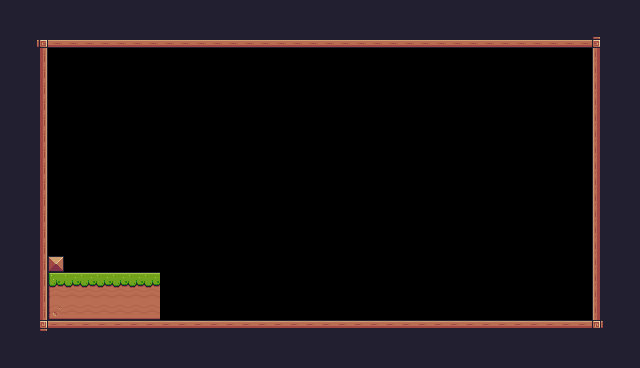

Tiled map render using the project's own tile images. Description and the whole map definition, tile-layer contents included, below:
An orthogonal 40x23 tile map with 16x16 px tiles, 1 tile layer (Background) and 1 object (Player).

<map version="1.10" tiledversion="1.11.0" orientation="orthogonal" renderorder="right-down" width="40" height="23" tilewidth="16" tileheight="16" infinite="0" nextlayerid="3" nextobjectid="5">
 <tileset firstgid="1" source="Buster Killer.tsx" />
 <layer id="1" name="Background" width="40" height="23">
  <data encoding="csv">
24,24,24,24,24,24,24,24,24,24,24,24,24,24,24,24,24,24,24,24,24,24,24,24,24,24,24,24,24,24,24,24,24,24,24,24,24,24,24,24,
24,24,24,24,24,24,24,24,24,24,24,24,24,24,24,24,24,24,24,24,24,24,24,24,24,24,24,24,24,24,24,24,24,24,24,24,24,24,24,24,
24,24,92,134,134,134,134,134,134,134,134,134,134,134,134,134,134,134,134,134,134,134,134,134,134,134,134,134,134,134,134,134,134,134,134,134,134,93,24,24,
24,24,113,0,0,0,0,0,0,0,0,0,0,0,0,0,0,0,0,0,0,0,0,0,0,0,0,0,0,0,0,0,0,0,0,0,0,111,24,24,
24,24,113,0,0,0,0,0,0,0,0,0,0,0,0,0,0,0,0,0,0,0,0,0,0,0,0,0,0,0,0,0,0,0,0,0,0,111,24,24,
24,24,113,0,0,0,0,0,0,0,0,0,0,0,0,0,0,0,0,0,0,0,0,0,0,0,0,0,0,0,0,0,0,0,0,0,0,111,24,24,
24,24,113,0,0,0,0,0,0,0,0,0,0,0,0,0,0,0,0,0,0,0,0,0,0,0,0,0,0,0,0,0,0,0,0,0,0,111,24,24,
24,24,113,0,0,0,0,0,0,0,0,0,0,0,0,0,0,0,0,0,0,0,0,0,0,0,0,0,0,0,0,0,0,0,0,0,0,111,24,24,
24,24,113,0,0,0,0,0,0,0,0,0,0,0,0,0,0,0,0,0,0,0,0,0,0,0,0,0,0,0,0,0,0,0,0,0,0,111,24,24,
24,24,113,0,0,0,0,0,0,0,0,0,0,0,0,0,0,0,0,0,0,0,0,0,0,0,0,0,0,0,0,0,0,0,0,0,0,111,24,24,
24,24,113,0,0,0,0,0,0,0,0,0,0,0,0,0,0,0,0,0,0,0,0,0,0,0,0,0,0,0,0,0,0,0,0,0,0,111,24,24,
24,24,113,0,0,0,0,0,0,0,0,0,0,0,0,0,0,0,0,0,0,0,0,0,0,0,0,0,0,0,0,0,0,0,0,0,0,111,24,24,
24,24,113,0,0,0,0,0,0,0,0,0,0,0,0,0,0,0,0,0,0,0,0,0,0,0,0,0,0,0,0,0,0,0,0,0,0,111,24,24,
24,24,113,0,0,0,0,0,0,0,0,0,0,0,0,0,0,0,0,0,0,0,0,0,0,0,0,0,0,0,0,0,0,0,0,0,0,111,24,24,
24,24,113,0,0,0,0,0,0,0,0,0,0,0,0,0,0,0,0,0,0,0,0,0,0,0,0,0,0,0,0,0,0,0,0,0,0,111,24,24,
24,24,113,0,0,0,0,0,0,0,0,0,0,0,0,0,0,0,0,0,0,0,0,0,0,0,0,0,0,0,0,0,0,0,0,0,0,111,24,24,
24,24,113,35,0,0,0,0,0,0,0,0,0,0,0,0,0,0,0,0,0,0,0,0,0,0,0,0,0,0,0,0,0,0,0,0,0,111,24,24,
24,24,113,7,8,8,8,8,8,8,0,0,0,0,0,0,0,0,0,0,0,0,0,0,0,0,0,0,0,0,0,0,0,0,0,0,0,111,24,24,
24,24,113,29,30,30,30,30,30,30,0,0,0,0,0,0,0,0,0,0,0,0,0,0,0,0,0,0,0,0,0,0,0,0,0,0,0,111,24,24,
24,24,113,51,52,52,52,52,52,52,0,0,0,0,0,0,0,0,0,0,0,0,0,0,0,0,0,0,0,0,0,0,0,0,0,0,0,111,24,24,
24,24,114,90,90,90,90,90,90,90,90,90,90,90,90,90,90,90,90,90,90,90,90,90,90,90,90,90,90,90,90,90,90,90,90,90,90,115,24,24,
24,24,24,24,24,24,24,24,24,24,24,24,24,24,24,24,24,24,24,24,24,24,24,24,24,24,24,24,24,24,24,24,24,24,24,24,24,24,24,24,
24,24,24,24,24,24,24,24,24,24,24,24,24,24,24,24,24,24,24,24,24,24,24,24,24,24,24,24,24,24,24,24,24,24,24,24,24,24,24,24
</data>
 </layer>
 <objectgroup id="2" name="Spawnpoints">
  <object id="3" name="Player" type="Player" x="111.562" y="240.381" width="32.0508" height="30.8181" />
 </objectgroup>
</map>
